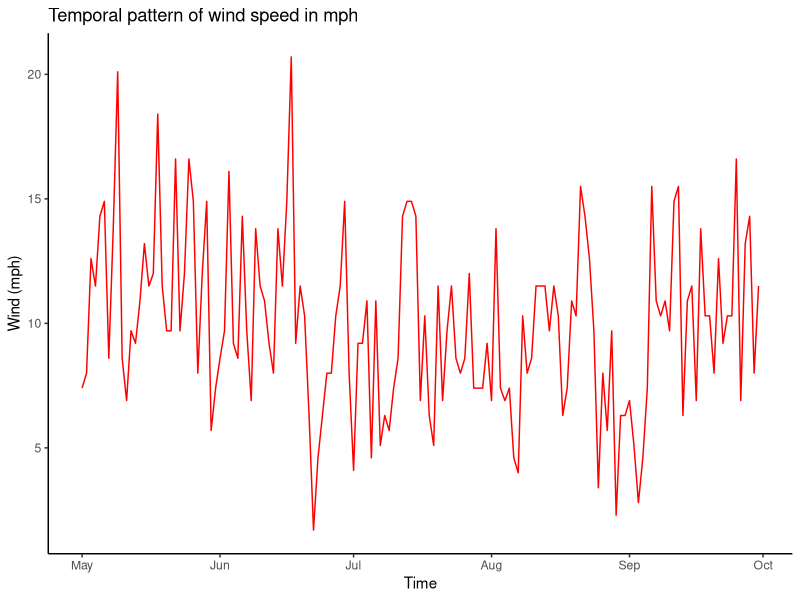
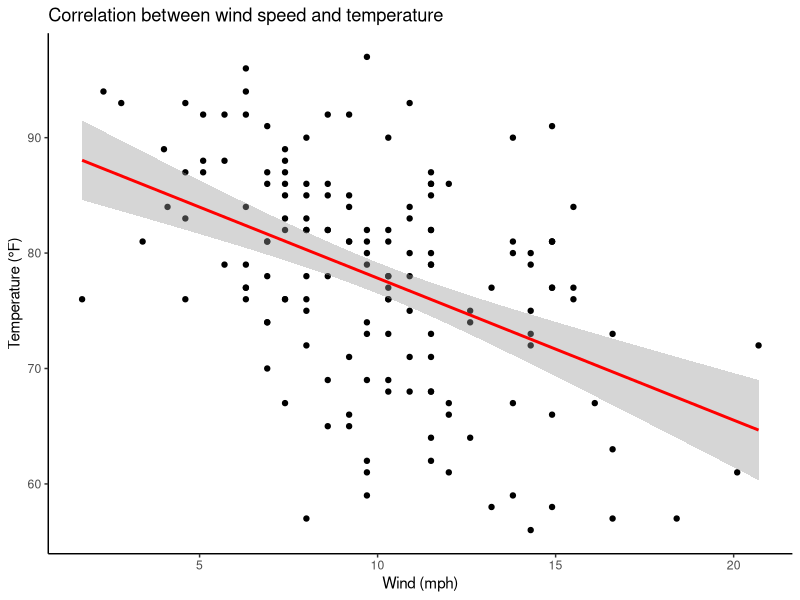
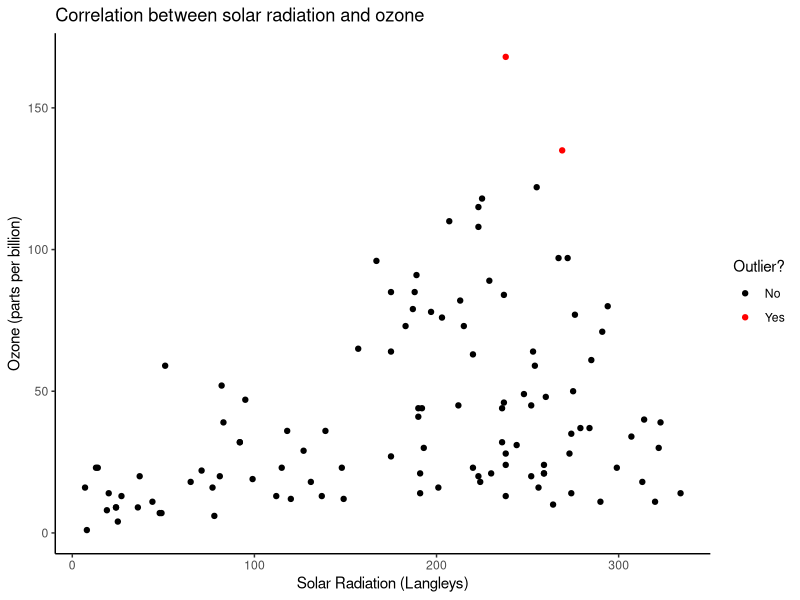
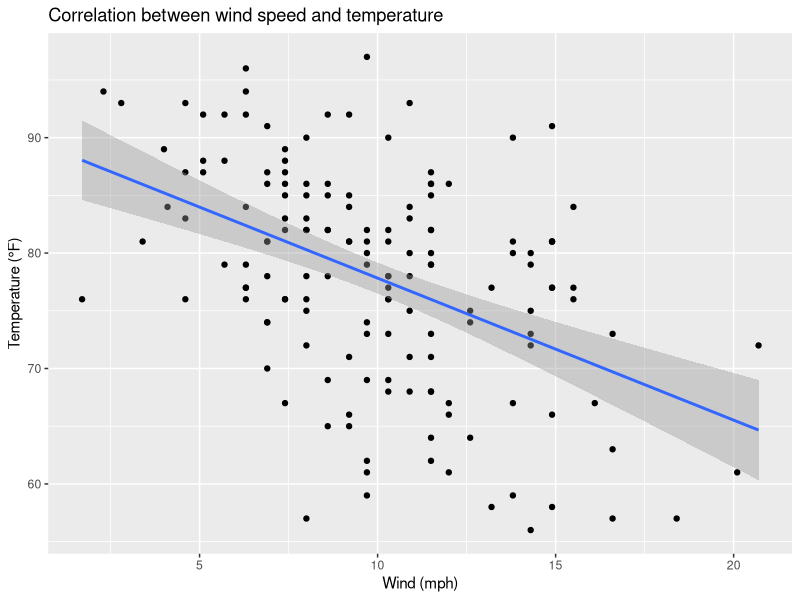

The R source for these figures, in order:
## ---- chunk 1
library(tidyverse)
library(lubridate)
airquality <- datasets::airquality

airquality <- airquality |>
  mutate(date = as_date(paste("1973", Month, Day, sep = "-")), Month = NULL, Day = NULL)
head(airquality)
## ---- chunk 2
airquality |>
  ggplot(
    aes(x = date, y = Wind)
  ) +
  geom_line(colour = "red") +
  labs(title = "Temporal pattern of wind speed in mph", x = "Time", y = "Wind (mph)") +
  theme_classic()
## ---- chunk 3
airquality |>
  ggplot(
    aes(x = Wind, y = Temp)
  ) +
  geom_point() +
  geom_smooth(method = "lm", colour = "red") +
  labs(title = "Correlation between wind speed and temperature", x = "Wind (mph)", y = "Temperature (°F)") +
  theme_classic()
## ---- chunk 4
outliers <- boxplot.stats(airquality$Ozone)$out

airquality_plot <- airquality |>
  mutate(outlier = Ozone %in% outliers)

airquality_plot |>
  ggplot(
    aes(x = Solar.R, y = Ozone, colour = outlier)
  ) +
  geom_point() +
  scale_colour_manual("Outlier?", values = c("black", "red"), labels = c("No", "Yes")) +
  labs(title = "Correlation between solar radiation and ozone", x = "Solar Radiation (Langleys)", y = "Ozone (parts per billion)") +
  theme_classic()
## ---- chunk 5
rm(list=ls())
airquality <- datasets::airquality
## ---- chunk 6
knitr::kable(airquality |>
  group_by(Month) |>
  summarise(MeanTemp = mean(Temp))
)
## ---- chunk 7
cor(airquality$Wind, airquality$Temp)
airquality |>
  ggplot(
    aes(x = Wind, y = Temp)
      ) +
      geom_point() +
      geom_smooth(method = "lm") +
  labs(title = "Correlation between wind speed and temperature", x = "Wind (mph)", y = "Temperature (°F)")
## ---- chunk 8
model <- lm(Ozone ~ Solar.R, data = airquality)
summary(model)
